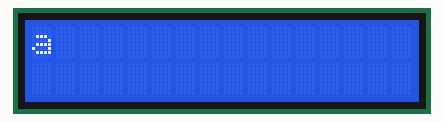
Bench run of a sketch on a simulated Arduino Uno, built with avr-gcc and run on an emulated ATmega328P. On the bench: 16×2 character LCD.

Above: at 0.16 s.
At 4.96 s:
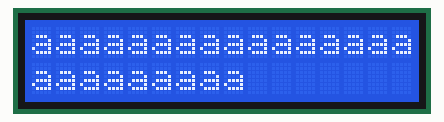
At 9.97 s:
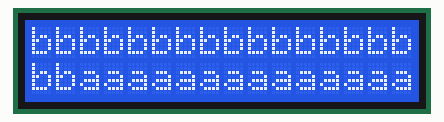
At 19.98 s:
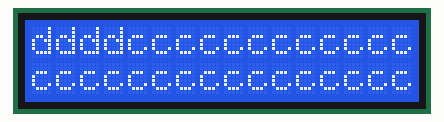
At 29.8 s:
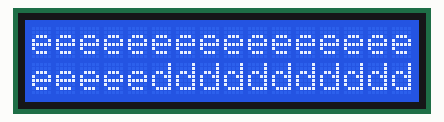
At 39.81 s:
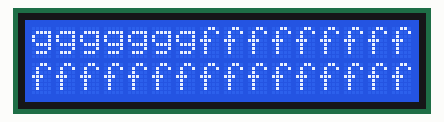

The sketch:

LCD1602_setCursor.ino
```cpp
/*
 http://shop34791330.taobao.com/ //德飞莱旗舰店
 http://qixingchong.tmall.com/   //七星虫旗舰店
 http://www.doflye.net //德飞莱技术论坛
 http://www.doflye.net/forum-98-1.html //德飞莱论坛arduino版块
 LiquidCrystal库 - 设置光标

 演示了如何使用16X2液晶显示屏。该LiquidCrystal
 库适用于所有的兼容HD44780的LCD液晶。常用的是16引脚。


 引脚定义，这里使用4位数据模式，只写数据，不读数据:
 * LCD RS pin to digital pin 12      //数据/指令控制引脚
 * LCD Enable pin to digital pin 11  //使能引脚
 * LCD D4 pin to digital pin 5
 * LCD D5 pin to digital pin 4
 * LCD D6 pin to digital pin 3
 * LCD D7 pin to digital pin 2
 * LCD R/W pin to ground 接GND       //读/写控制引脚，高电平是读数据，低电平是写数据
 * 10K resistor:   //使用LY-51S开发板已经连接好这些硬件，值需要连接对应的端口，非常方便。
 * ends to +5V and ground VO引脚接电位器抽头，用于调节对比度，LY-51S开发板只需要调节W1电位器。
 * wiper to LCD VO pin (pin 3)
 面包板连接电路图和详细说明英文版：
 http://arduino.cc/en/Tutorial/LiquidCrystalSetCursor
 使用独立模块开发板LY-51S连接详情：
 http://www.doflye.net/viewthread.php?tid=5293&extra=


 */

// 包含头文件
#include <LiquidCrystal.h>

// 这些常量是不变的，可以根据液晶的类型重置常量
const int numRows = 2;
const int numCols = 16;

// 初始化引脚
LiquidCrystal lcd(12, 11, 5, 4, 3, 2);

void setup() {
  // 设置行列数值
  lcd.begin(numCols,numRows);
}

void loop() {
  // 循环从 ASCII 'a' to ASCII 'z':
  for (int thisLetter = 'a'; thisLetter <= 'z'; thisLetter++) {
    // 列值循环
    for (int thisCol = 0; thisCol < numRows; thisCol++) {
      // 行值循环
      for (int thisRow = 0; thisRow < numCols; thisRow++) {
        // 设置光标位置
        lcd.setCursor(thisRow,thisCol);
        // 打印ASCII码
        lcd.write(thisLetter);
        delay(200);
      }
    }
  }
}
```
